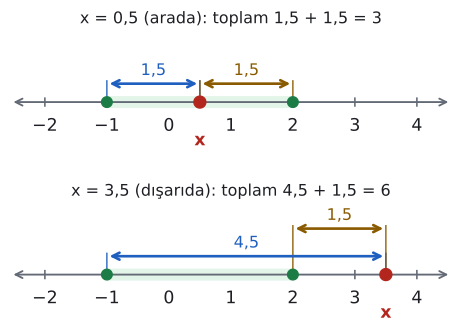

This figure's Python source:
import sys; sys.path.insert(0, "tools")
from cizim import *

# |x + 1| + |x − 2|: x'in −1'e ve 2'ye uzaklıkları toplamı.
# Üst: x = 0,5 (arada) toplam 3. Alt: x = 3,5 (dışarıda) toplam 4,5 + 1,5 = 6.
LO, HI = -2, 4
fig, eks = plt.subplots(2, 1, figsize=(6, 4.2))

def kemer(ax, a, b, yazi, renk, y):
    ax.annotate("", xy=(b, y), xytext=(a, y), arrowprops=dict(arrowstyle="<->", color=renk, lw=2))
    ax.plot([a, a], [0.08, y + 0.06], color=renk, lw=1); ax.plot([b, b], [0.08, y + 0.06], color=renk, lw=1)
    ax.text((a + b) / 2, y + 0.1, yazi, ha="center", va="bottom", color=renk, fontsize=12)

for ax, x, baslik in ((eks[0], 0.5, "x = 0,5 (arada): toplam 1,5 + 1,5 = 3"),
                      (eks[1], 3.5, "x = 3,5 (dışarıda): toplam 4,5 + 1,5 = 6")):
    sayi_dogrusu(ax, LO, HI); ax.set_ylim(-0.9, 1.95)
    ax.hlines(0, -1, 2, color=YESIL_ACIK, lw=9, zorder=2)
    for t in (-1, 2): ax.plot(t, 0, "o", color=YESIL, markersize=8, zorder=5)
    ax.plot(x, 0, "o", color=KIRMIZI, markersize=9, zorder=6)
    ax.text(x, -0.62, "x", ha="center", va="top", color=KIRMIZI, fontsize=13, fontweight="bold")
    kemer(ax, -1, x, str(x + 1).replace(".", ","), MAVI, 0.38)
    kemer(ax, min(x, 2), max(x, 2), str(abs(x - 2)).replace(".", ","), SARI, 0.95 if x > 2 else 0.38)
    ax.text(1, 1.55, baslik, ha="center", va="bottom", fontsize=12, color=YAZI)
fig.subplots_adjust(hspace=0.25)
kaydet(fig, __file__)
